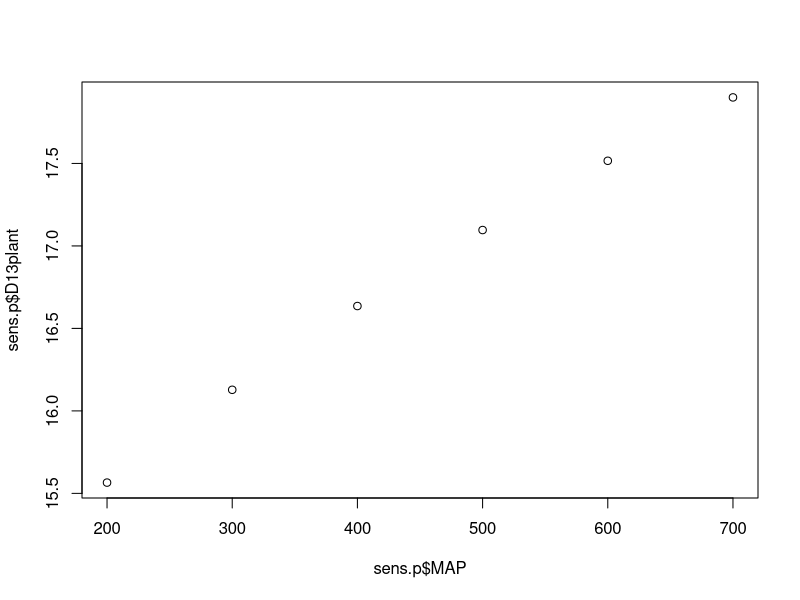
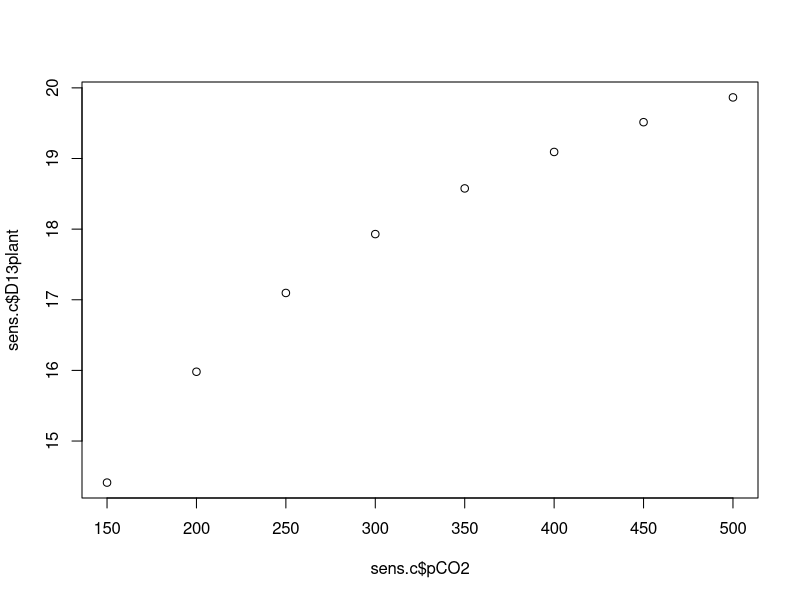
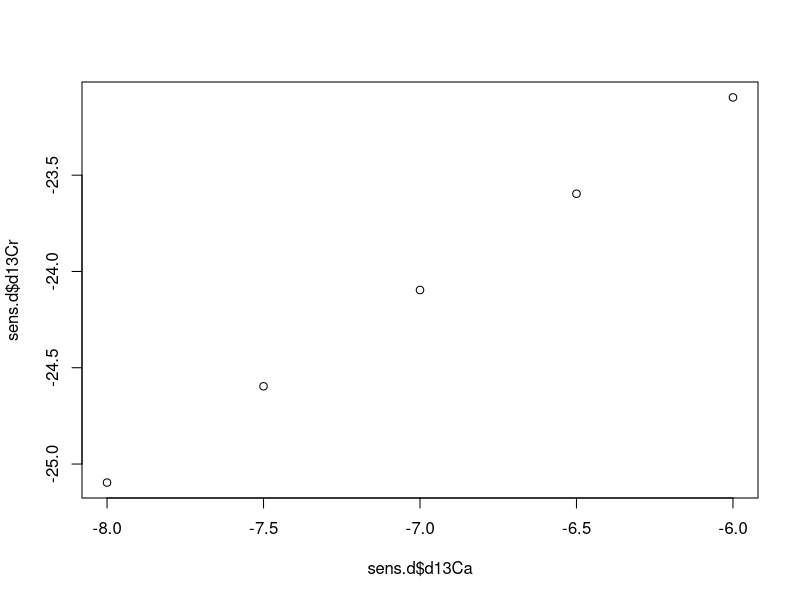

Write R code to recreate these figures, in order.
ctrl = function(){
  vars = list(
    "MAP" = 500,
    "pCO2" = 250,
    "d13Ca" = -7
  )
}

# photosynthetic fractionation
pf = function(vars){
  list2env(vars, environment())
  DD13water = 25.09 - (1.2 * (MAP + 975) / (27.2 + 0.04 * (MAP + 975))) # Diefendorf et al (2010)
  D13plant = (28.25 * 0.35 * (pCO2 + 15) / (28.26 + 0.35 * (pCO2 + 15))) - DD13water
  d13Cr = d13Ca - D13plant
  results = data.frame("MAP" = rep(MAP), "pCO2" = rep(pCO2), "d13Ca" = rep(d13Ca),
                       "DD13water" = rep(DD13water), "D13plant" = rep(D13plant),
                       "d13Cr" = rep(d13Cr))
  return(results)
}

# sensitivity test 
vars = ctrl()
vars$MAP = seq(200, 700, 100)
sens.p = pf(vars)
plot(sens.p$MAP, sens.p$D13plant)

vars = ctrl()
vars$pCO2 = seq(150, 500, 50)
sens.c = pf(vars)
plot(sens.c$pCO2, sens.c$D13plant)

vars = ctrl()
vars$d13Ca = seq(-8, -6, 0.5)
sens.d = pf(vars)
plot(sens.d$d13Ca, sens.d$d13Cr)
